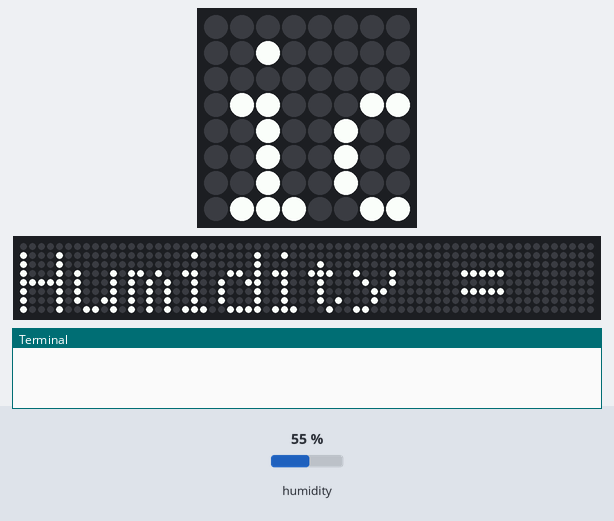
This program was run on a simulated Raspberry Pi (BCM pin numbers) with a Sense HAT. Shown: the Sense HAT's 8×8 RGB LED matrix, a strip that is not on the board, showing the scrolling text unrolled, the last lines printed to the terminal. Inputs (shaded band) come from the test bench; at power-on: humidity 55 %. Files the program writes start out absent; the 64×8 strip is a reading aid, not a part: it shows the text the matrix is scrolling, unrolled, one strip-width of it at a time.

Above: at 1.29 s.
1.3 s: humidity set to 22 %
At 4.64 s:
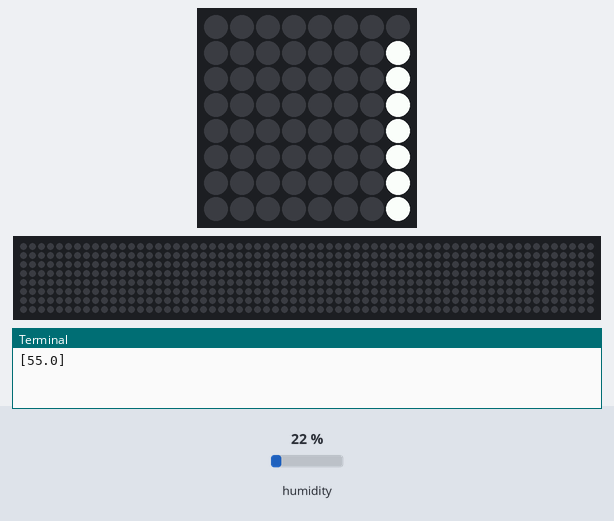
6.7 s: humidity set to 40 %
At 13.67 s:
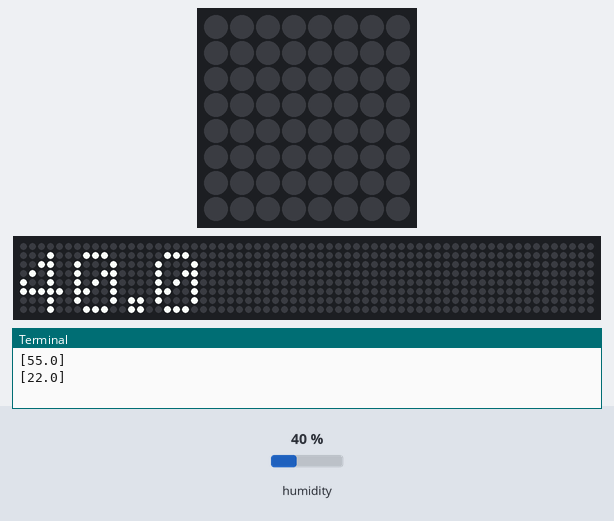
13.7 s: humidity set to 68 %
At 16.87 s:
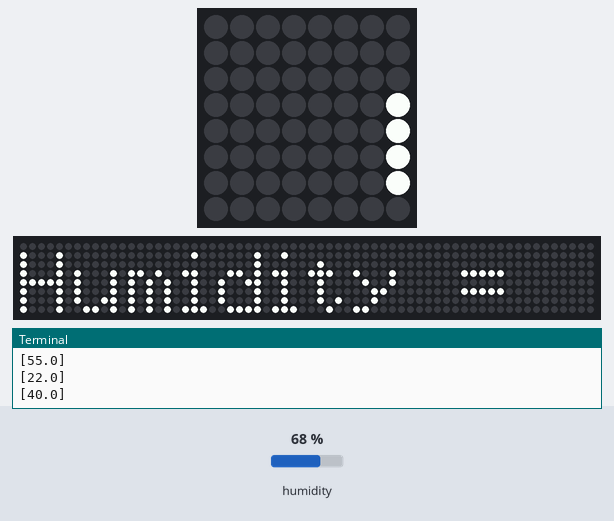

The program:

HumTest.py
```python
from sense_hat import SenseHat
import csv

hat = SenseHat()

while True:
    #湿度センサから湿度情報を取得する
    hum = hat.get_humidity()
    #小数第１位で四捨五入させる
    hum = round(hum, 1)

    #表示させる文字列の生成
    msg = "Humidity = %s" % hum

    #文字列の表示
    hat.show_message(msg, scroll_speed = 0.05)

    f = open('humiditydata.csv','a')#ファイルを開く　

    csvWriter = csv.writer(f)

    #湿度センサから取得したデータをファイルに１行ずつ書き込む
    listdata = []
    listdata.append(hum)
    print(listdata)
    csvWriter.writerow(listdata)

    f.close()#ファイルを閉じる
```
